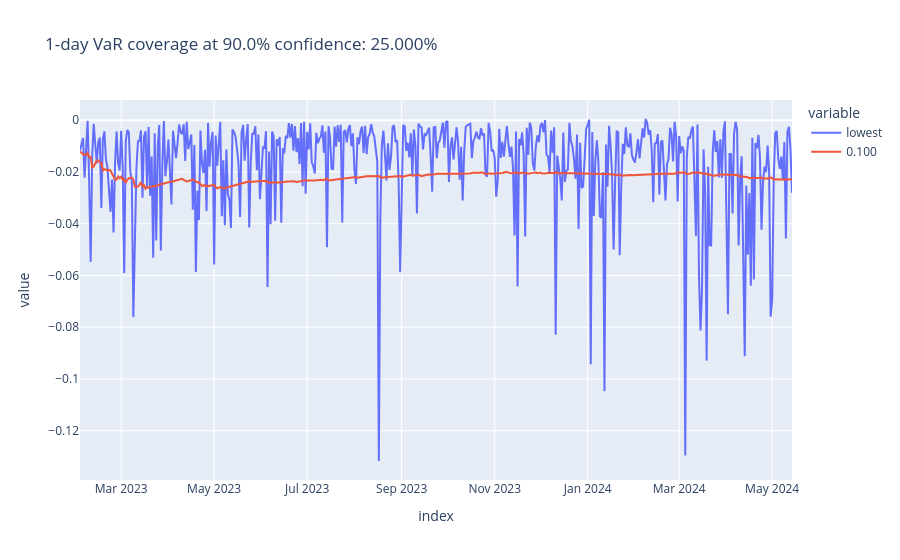

Write notebook code for a chart like this one.
### Markdown cell above
### VaR Results with full past data

### Code cell
plot_coverage(df_var_full, "0.100")

### Figure 1 — Plotly figure (JSON) as saved in the notebook; plotly's stock layout.template omitted (floating-point values rounded to 4 significant figures; data arrays with more than 128 entries replaced by an {"elided": "..."} marker saying what was removed)
{"data": [{"hovertemplate": "variable=lowest<br>index=%{x}<br>value=%{y}<extra></extra>", "legendgroup": "lowest", "line": {"color": "#636efa", "dash": "solid"}, "marker": {"symbol": "circle"}, "mode": "lines", "name": "lowest", "orientation": "v", "showlegend": true, "type": "scatter", "x": {"elided": "468 str values"}, "xaxis": "x", "y": {"elided": "468 float values"}, "yaxis": "y"}, {"hovertemplate": "variable=0.100<br>index=%{x}<br>value=%{y}<extra></extra>", "legendgroup": "0.100", "line": {"color": "#EF553B", "dash": "solid"}, "marker": {"symbol": "circle"}, "mode": "lines", "name": "0.100", "orientation": "v", "showlegend": true, "type": "scatter", "x": {"elided": "468 str values"}, "xaxis": "x", "y": {"elided": "468 float values"}, "yaxis": "y"}], "layout": {"legend": {"title": {"text": "variable"}, "tracegroupgap": 0}, "title": {"text": "1-day VaR coverage at 90.0% confidence: 25.000%"}, "xaxis": {"anchor": "y", "domain": [0, 1], "title": {"text": "index"}}, "yaxis": {"anchor": "x", "domain": [0, 1], "title": {"text": "value"}}}}
